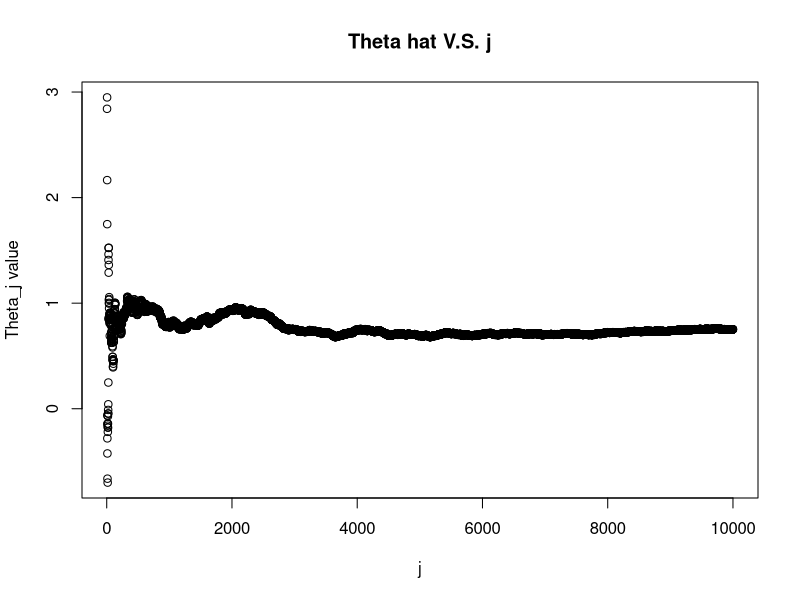

Generate this figure with R:
set.seed(111)

n = 10^4
theta_star <- .7

x_vector <- rnorm(n, mean = 0, sd=2)

y_vector <- c()
for(i in 1:n){
  current_y <-rnorm(1, mean = x_vector[i] * theta_star, sd = 10)
  y_vector <- c(y_vector, current_y)
}

theta_1 = x_vector[1] * y_vector[1] / (x_vector[1])^2

j_values <- (1:n)

thetas <- c(theta_1)

U_tildes <- c(y_vector[1])

for (i in 2:n){
  U_tilde_i <- y_vector[i] - thetas[length(thetas)]*x_vector[i]
  U_tildes <- c(U_tildes, U_tilde_i)
  d_i = x_vector[i] / sum(x_vector[1:i]^2)
  theta_current = thetas[length(thetas)] + d_i * U_tilde_i
  thetas <- c(thetas, theta_current)
}

plotted_thetas <- thetas[5:length(thetas)]
plotted_js <- j_values[5:length(thetas)]
plot(plotted_js, plotted_thetas, main = "Theta hat V.S. j", ylab = "Theta_j value", xlab = "j")




